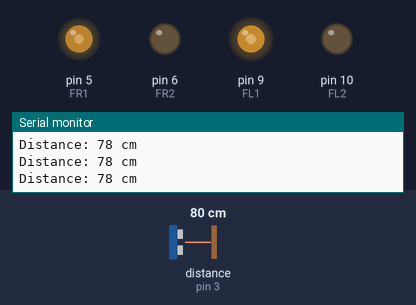
A sketch run on a simulated Arduino Uno, built with avr-gcc and run on an emulated ATmega328P. Shown: output pins drawn as LEDs (lit = HIGH), the last lines printed to the serial monitor. Wiring (inferred from the names in the program): ultrasonic range finder: trigger pin 2; echo pin 3. Dashed ring = blinking. The test bench sets the inputs (shaded band); at power-on: distance to the obstacle (sensor on pin 3) 80 cm. The echo pulse lasts 58.3 µs per cm; pins used as bus, display or sensor lines are not drawn.

Above: at 1.2 s.
1.3 s: distance to the obstacle (sensor on pin 3) set to 56 cm
4.3 s: distance to the obstacle (sensor on pin 3) set to 48 cm
At 4.9 s:
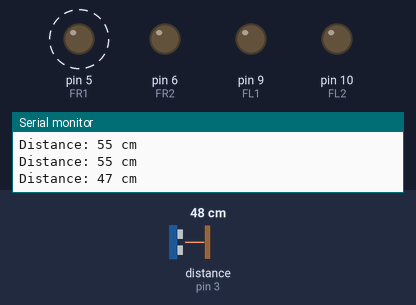
7.3 s: distance to the obstacle (sensor on pin 3) set to 60 cm
At 8.7 s:
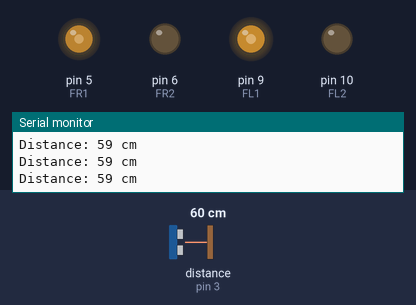
9.0 s: distance to the obstacle (sensor on pin 3) set to 2 cm
At 10.3 s:
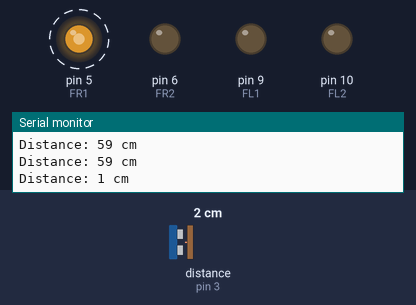
Timing chart, 0 to 13.0 s (numbered marks = the images above; inputs shaded):
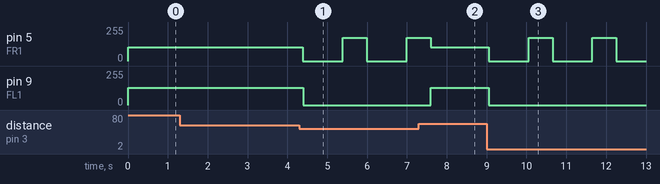

The sketch:

obstacle_avoiding_car.ino
```cpp
int FR1 = 5;
int FR2 = 6;
int FL1 = 9;
int FL2 = 10;

int speed = 125;

const int trigPin = 2;
const int echoPin = 3;

// Move forward
void moveForward() {
  analogWrite(FR1, speed - 20);
  analogWrite(FR2, 0);
  analogWrite(FL1, speed + 3);
  analogWrite(FL2, 0);
}

// Turn left
void turnLeft() {
  analogWrite(FR1, speed + 50);
  analogWrite(FR2, 0);
  analogWrite(FL1, 0);
  analogWrite(FL2, 0);
}

// Stop motors
void stop() {
  analogWrite(FR1, 0);
  analogWrite(FR2, 0);
  analogWrite(FL1, 0);
  analogWrite(FL2, 0);
}

void setup() {
  Serial.begin(9600);

  pinMode(trigPin, OUTPUT);
  pinMode(echoPin, INPUT);

  pinMode(FR1, OUTPUT);
  pinMode(FR2, OUTPUT);
  pinMode(FL1, OUTPUT);
  pinMode(FL2, OUTPUT);
}

void loop() {

  digitalWrite(trigPin, LOW);
  delayMicroseconds(2);

  digitalWrite(trigPin, HIGH);
  delayMicroseconds(10);
  digitalWrite(trigPin, LOW);

  long duration = pulseIn(echoPin, HIGH, 30000);

  int distance = duration * 0.034 / 2;

  Serial.print("Distance: ");

  if (duration == 0) {
    Serial.println("No echo");
    moveForward();
  }
  else {
    Serial.print(distance);
    Serial.println(" cm");

    if (distance < 50) {
      stop();
      delay(1000);

      turnLeft();
      delay(500);
    }
    else {
      moveForward();
    }
  }

  delay(100);
}
```

Measured:
- the behaviour switches between 51 and 50 cm on distance to the obstacle (sensor on pin 3) (found by bisection; images 0 and 1)
- after the input at 4.3 s, pin 5 (FR1): alternates 175/255 for 0.60 s and 0/255 for 1.0 s, starting after 0.09 s; pin 9 (FL1): 128/255 → 0/255 after 0.09 s
- after the input at 7.3 s, pin 9 (FL1): 0/255 → 128/255 after 0.30 s
- after the input at 9.0 s, pin 5 (FR1): alternates 175/255 for 0.60 s and 0/255 for 1.0 s, starting after 0.06 s; pin 9 (FL1): 128/255 → 0/255 after 0.06 s
